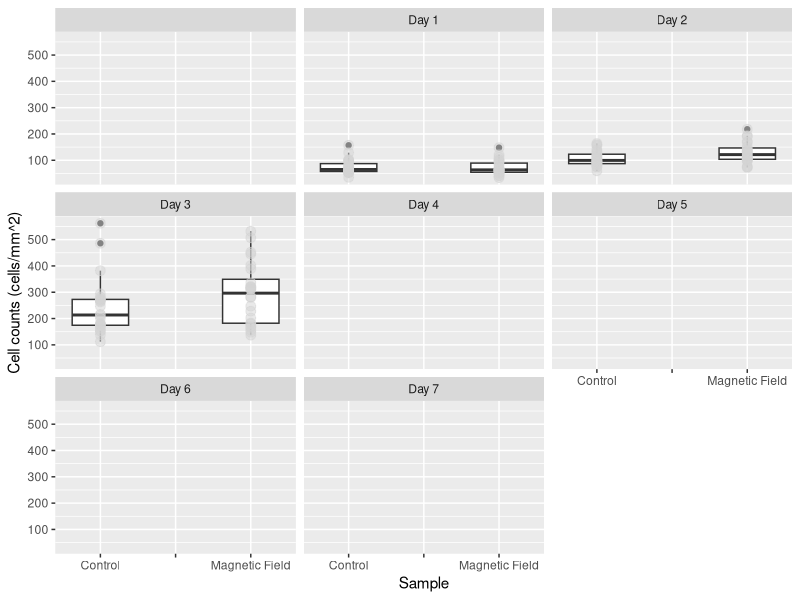
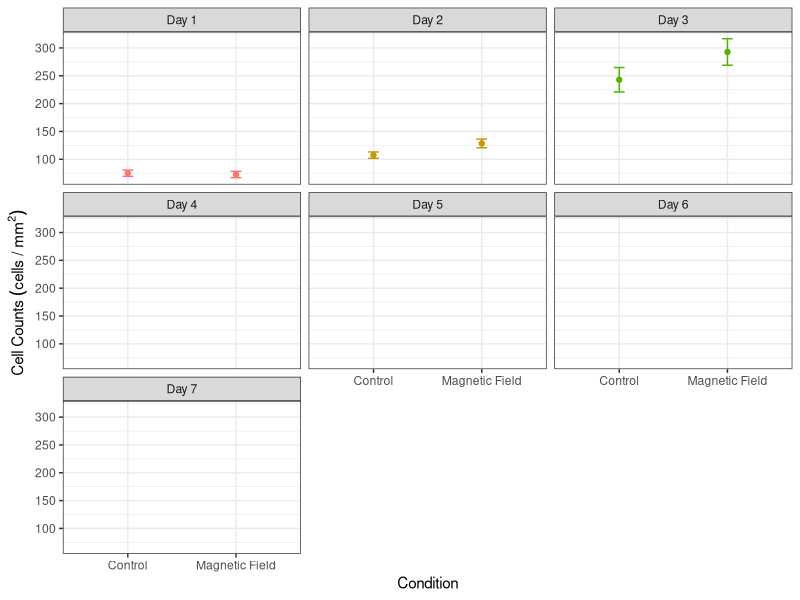
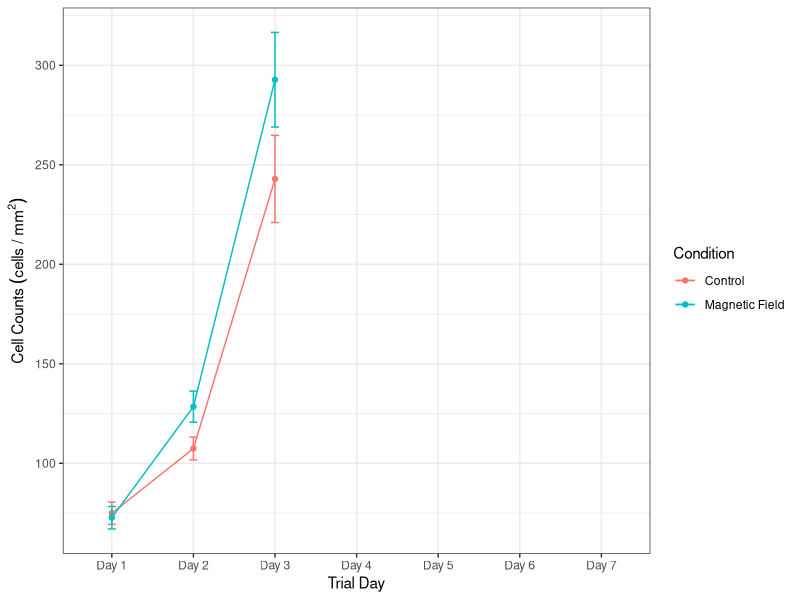
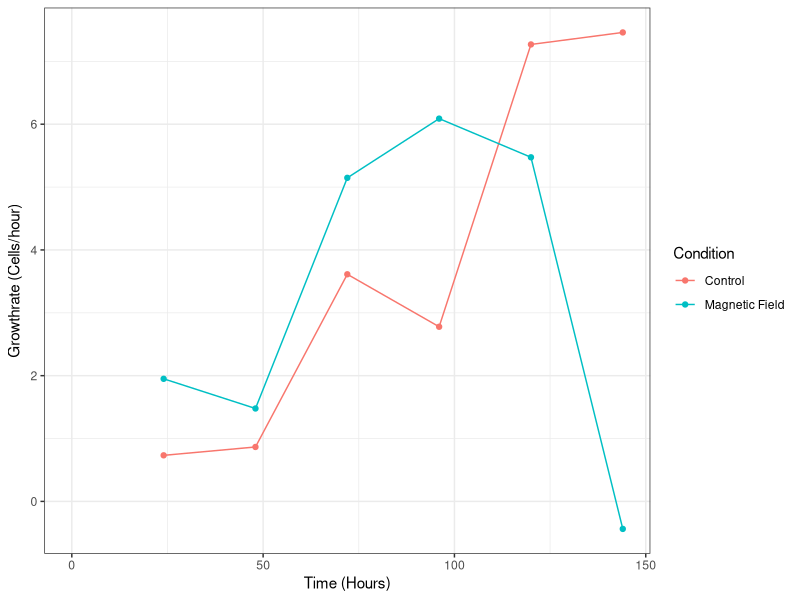
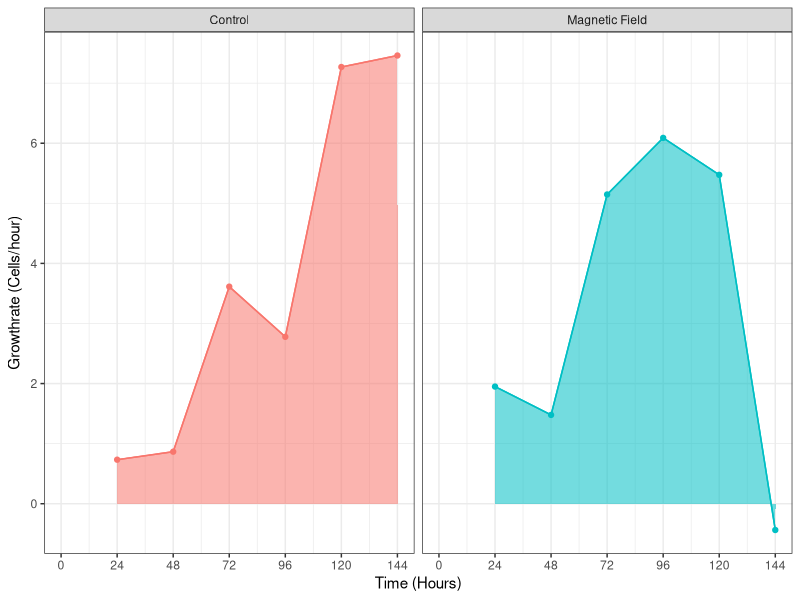

Write the R code that produced these figures, in order.
## ---- chunk 1
# clear the environment
rm(list = ls())

# import the libraries that we will use
library(ggplot2)
library(dplyr)
library(here)
library(ggfortify)

## ---- chunk 2
# import the data set that we will be analysing, the stringsAsFactors = True argument converts categorical data to factors so we can analyse the levels
counts <- read.csv(here("Data", "CMF5_HT22Cells_3-10_3-17.csv"),stringsAsFactors = TRUE)

# take a look at the structure of the data
glimpse(counts)

# recode the counts to be before and after exposure
counts$Condition <- recode(counts$Condition, "B-Field" = 'Magnetic Field')

# relevel the data to put the control first
counts<- mutate(counts, Condition = relevel(Condition, ref = "Control"),
                        )



## ---- chunk 3
# make a box plot of the data
ggplot(counts, aes(x = Condition, y = Cell_Count)) +
geom_boxplot()+
  geom_point(size = 3, colour = 'lightgrey', alpha = 0.5)+
  facet_wrap(~Trial_Day)+
  xlab("Sample") +
  ylab("Cell counts (cells/mm^2)")
## ---- chunk 4
# find the means of the cell counts and put them in a new table
mean_counts <- counts %>% 
  filter(!is.na(Date), !is.na(Trial_Day), Condition == "Control" | Condition == "Magnetic Field") %>%
    group_by(Condition,Trial_Day) %>% summarise(
      meancounts = mean(Cell_Count),
      secounts = sd(Cell_Count)/sqrt(sum(!is.na(Cell_Count)))
  
       )
## ---- chunk 5
# create scatterplot with error bars
ggplot(mean_counts, aes(Condition, meancounts, color = Trial_Day))+
     geom_point()+
     geom_line()+
     geom_errorbar(aes(ymin = meancounts - secounts,
                       ymax = meancounts + secounts), width = 0.1)+
    theme_bw()+
    facet_wrap(~Trial_Day)+
    theme(legend.position="none")+
    xlab("Condition")+
    ylab(expression(Cell~Counts~(cells~"/"~mm^2)))
         
## ---- chunk 6
library(scales)
# create scatter plot with error bars
ggplot(mean_counts, aes(Trial_Day, meancounts, color = Condition, group = Condition))+
     geom_point()+
     geom_line()+
     scale_color_manual(values=c('#F8766D','#00BFC4', "dodgerblue"))+
     geom_errorbar(aes(ymin = meancounts - secounts,
                       ymax = meancounts + secounts), width = 0.1)+
    theme_bw()+
    #theme(legend.position="none")+
    xlab("Trial Day")+
    ylab(expression(Cell~Counts~(cells~"/"~mm^2)))
## ---- chunk 7
# calculate the growth rates using a for loop and store the results of the data in   a new dataframe

#define the starting value of x (where we want the loop to start iterating through   our previous data set)
  x <- 1

# make an empty data frame
d <- data.frame()

# Write for loop to go through and create a new data set with the growth rates
  for(i in mean_counts$meancounts) {
    y = mean_counts$meancounts[x + 1]
    
    z = (y-mean_counts$meancounts[x])/24
    
    print(z)
    
    x = x+1
    
    d = rbind(d, z)
  }

## ---- chunk 8
# add in the hours and slope variables to look at how the growth rate changes over time
mean_counts["Hours"] <-c(0,24,48,72,96, 120, 144, 0,24,48,72,96, 120, 144)
mean_counts["Slope"] <- c(NA,0.733, 0.866, 3.613, 2.778, 7.269097, 7.460069, NA,1.95, 1.478, 5.147, 6.089, 5.473958, -0.4375)

## ---- chunk 9
# create scatter plot that shows the slopes of each of the conditions
ggplot(mean_counts, aes(Hours, Slope, color = Condition, group = Condition))+
     geom_point()+
     geom_line()+
     scale_color_manual(values=c('#F8766D','#00BFC4'))+
     #geom_errorbar(aes(ymin = standardcounts - secounts,
                       #ymax = standardcounts + secounts), width = 0.1)+
    theme_bw()+
    #theme(legend.position="none")+
    xlab("Time (Hours)")+
    ylab(expression("Growthrate (Cells/hour)"))
## ---- chunk 10
# create scatter plot that shows the slopes of each of the conditions
ggplot(mean_counts, aes(Hours, Slope, color = Condition, group = Condition))+
     geom_point()+
     geom_line()+
     scale_color_manual(values=c('#F8766D','#00BFC4'))+
     #geom_errorbar(aes(ymin = standardcounts - secounts,
                       #ymax = standardcounts + secounts), width = 0.1)+
    geom_area(aes(fill = Condition, alpha = 0.2))+
    
    theme_bw()+
    scale_x_continuous(breaks=seq(0,144,by=24))+
    theme(legend.position="none")+
    xlab("Time (Hours)")+
    ylab(expression("Growthrate (Cells/hour)")) +
  facet_wrap(~Condition)
